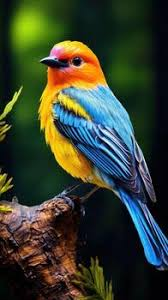
#> input picture image.png, 168 x 300 px, found by its file name
$ python edge_detection.py
#> lines starting #> are read from the running program, lines starting #| are printed output that depends on the picture; after the words box and inside, x2 and y2 are one past the last pixel; in counts of white or black regions, pixels touching at a corner belong together
import cv2
import numpy as np

img = cv2.imread("image.png")
#> img is the input picture: shape (300, 168, 3); mean B, G, R 46, 63.2, 55.1
edge_detection = cv2.Canny(img,200,100)
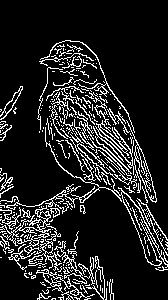
#> edge_detection: shape (300, 168); 13.6% white in thin lines or dots, all inside (x1, y1, x2, y2) = (0, 40, 168, 300)

kernel = np.ones((5,5), np.uint8)
dilote = cv2.dilate(edge_detection, kernel, iterations=1)
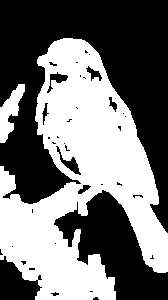
#> dilote: shape (300, 168); 45.9% white; 2 white regions, box (x1, y1, x2, y2) and area: (0, 38, 168, 300) 22411, (0, 84, 25, 143) 703
erode = cv2.erode(edge_detection, kernel, iterations=1)
#> erode: shape (300, 168); every value is 0

cv2.imshow('image', img)
cv2.imshow('edge', edge_detection)
cv2.imshow('dilate', dilote)
cv2.imshow('erode', erode)
cv2.waitKey(0)
cv2.destroyAllWindows()
